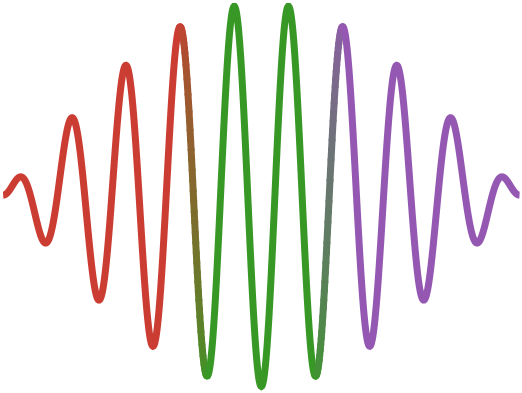

Reproduce this figure in Julia.
using Parameters, DSP, LinearAlgebra, Interpolations
@usingany GLMakie

includet("../../../src/models/sdof.jl")

## SDOF system
m = 1.
ω₀ = 2π*10.
ξ = 0.
sdof = SDOF(m, ω₀, ξ)

#Time vector
Δt = 1e-3
t = 0.:Δt:1.

## Harmonic response
freq_exc = 9.
x = forced_response(sdof, 1., 2π*freq_exc, t)[1]

## Plot
pos_begin = 0. .≤ t .≤ 0.342
pos_bm = 0.342 .≤ t .≤ 0.395
pos_middle = 0.395 .≤ t .≤ 0.604
pos_me = 0.604 .≤ t .≤ 0.659
pos_end = 0.659 .≤ t .≤ 1.

tbegin = t[pos_begin]
xbegin = x[pos_begin]

# For color gradient
tbm = t[pos_bm]
xbm = x[pos_bm]
nbm = length(tbm)
drbm = (0.796 - 0.22)/(nbm - 1)
dgbm = (0.596 - 0.235)/(nbm - 1)
dbbm = (0.2 - 0.149)/(nbm - 1)
colbm = RGBf.(0.796:-drbm:0.22, 0.235:dgbm:0.596, 0.2:-dbbm:0.149)

tmiddle = t[pos_middle]
xmiddle = x[pos_middle]

# For color gradient
tme = t[pos_me]
xme = x[pos_me]
nme = length(tme)
drme = (0.584 - 0.22)/(nme - 1)
dgme = (0.596 - 0.345)/(nme - 1)
dbme = (0.698 - 0.149)/(nme - 1)
colme = RGBf.(0.22:drme:0.584, 0.596:-dgme:0.345, 0.149:dbme:0.698)

tend = t[pos_end]
xend = x[pos_end]

# Plot
lw = 7.
fig = Figure()
ax = Axis(fig[1, 1])
hidespines!(ax)
hidedecorations!(ax)
lines!(ax, tbegin, xbegin, color = RGBf(0.796, 0.235, 0.2), linewidth = lw)
lines!(ax, tbm, xbm, color = colbm, linewidth = lw, linecap = :round)
lines!(ax, tmiddle, xmiddle, color = RGBf(0.22, 0.596, 0.149), linewidth = lw)
lines!(ax, tme, xme, color = colme, linewidth = lw, linecap = :round)
lines!(ax, tend, xend, color = RGBf(0.584, 0.345, 0.698), linewidth = lw)
fig
